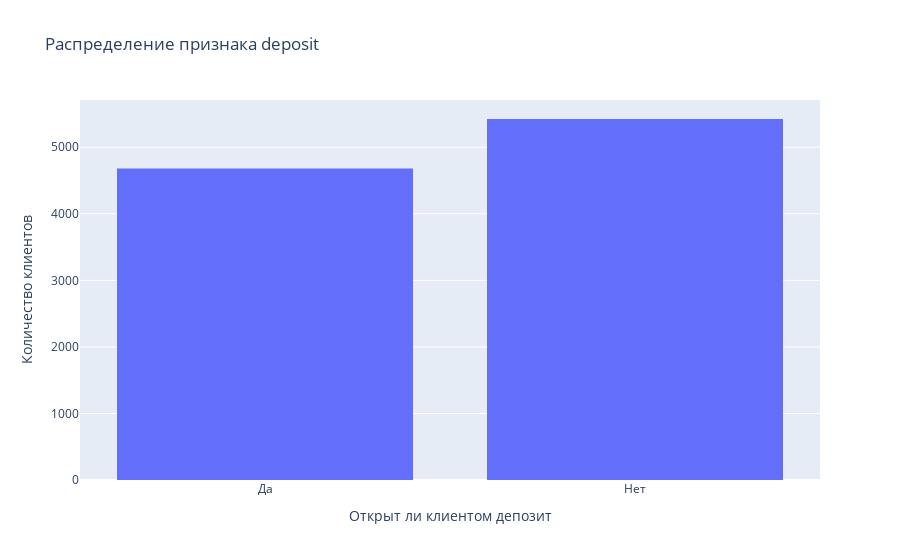

Notebook cell for this chart:
### Markdown cell above
### Задание 1

### Code cell
#Проверим распределение целевого признака на очищенных данных
fig_deposit = px.histogram(cleaned_df, x='deposit', 
    title ='Распределение признака deposit',
    labels = {'deposit':'Открыт ли клиентом депозит'})
fig_deposit.update_layout(yaxis_title_text='Количество клиентов')
fig_deposit.update_xaxes(tickmode="array", ticktext=['Да','Нет'], tickvals=[0,1])
fig_deposit.show()

### Figure 1 — Plotly figure (JSON) as saved in the notebook; plotly's stock layout.template omitted (floating-point values rounded to 4 significant figures; data arrays with more than 128 entries replaced by an {"elided": "..."} marker saying what was removed)
{"data": [{"alignmentgroup": "True", "bingroup": "x", "hovertemplate": "Открыт ли клиентом депозит=%{x}<br>count=%{y}<extra></extra>", "legendgroup": "", "marker": {"color": "#636efa", "pattern": {"shape": ""}}, "name": "", "offsetgroup": "", "orientation": "v", "showlegend": false, "type": "histogram", "x": {"elided": "10105 str values"}, "xaxis": "x", "yaxis": "y"}], "layout": {"barmode": "relative", "legend": {"tracegroupgap": 0}, "title": {"text": "Распределение признака deposit"}, "xaxis": {"anchor": "y", "domain": [0, 1], "tickmode": "array", "ticktext": ["Да", "Нет"], "tickvals": [0, 1], "title": {"text": "Открыт ли клиентом депозит"}}, "yaxis": {"anchor": "x", "domain": [0, 1], "title": {"text": "Количество клиентов"}}}}
